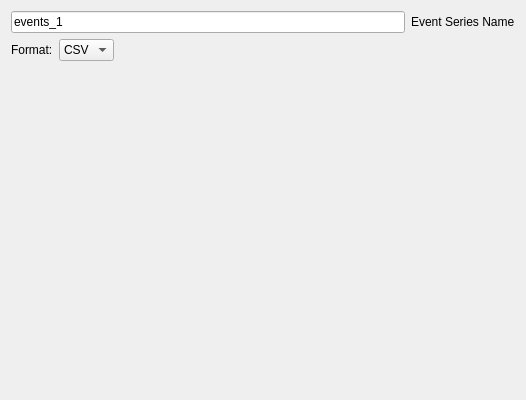
<?xml version="1.0" encoding="UTF-8"?>
<ui version="4.0">
 <class>DigitalEventImport_Widget</class>
 <widget class="QWidget" name="DigitalEventImport_Widget">
  <property name="geometry">
   <rect>
    <x>0</x>
    <y>0</y>
    <width>526</width>
    <height>400</height>
   </rect>
  </property>
  <property name="windowTitle">
   <string>Digital Event Import</string>
  </property>
  <layout class="QVBoxLayout" name="verticalLayout_2">
   <item>
    <layout class="QHBoxLayout" name="dataNameLayout">
     <item>
      <widget class="QLineEdit" name="data_name_text">
       <property name="text">
        <string>events_1</string>
       </property>
      </widget>
     </item>
     <item>
      <widget class="QLabel" name="label_data_name">
       <property name="text">
        <string>Event Series Name</string>
       </property>
      </widget>
     </item>
    </layout>
   </item>
   <item>
    <layout class="QHBoxLayout" name="loaderTypeLayout">
     <item>
      <widget class="QLabel" name="label_loader_type">
       <property name="text">
        <string>Format:</string>
       </property>
      </widget>
     </item>
     <item>
      <widget class="QComboBox" name="loader_type_combo">
       <item>
        <property name="text">
         <string>CSV</string>
        </property>
       </item>
      </widget>
     </item>
     <item>
      <spacer name="loaderTypeSpacer">
       <property name="orientation">
        <enum>Qt::Orientation::Horizontal</enum>
       </property>
       <property name="sizeHint" stdset="0">
        <size>
         <width>40</width>
         <height>20</height>
        </size>
       </property>
      </spacer>
     </item>
    </layout>
   </item>
   <item>
    <widget class="QStackedWidget" name="stacked_loader_options">
     <property name="currentIndex">
      <number>0</number>
     </property>
     <widget class="CSVDigitalEventImport_Widget" name="csv_event_import"/>
    </widget>
   </item>
   <item>
    <spacer name="verticalSpacer">
     <property name="orientation">
      <enum>Qt::Orientation::Vertical</enum>
     </property>
     <property name="sizeHint" stdset="0">
      <size>
       <width>20</width>
       <height>40</height>
      </size>
     </property>
    </spacer>
   </item>
  </layout>
 </widget>
 <customwidgets>
  <customwidget>
   <class>CSVDigitalEventImport_Widget</class>
   <extends>QWidget</extends>
   <header>DigitalTimeSeries/CSV/CSVDigitalEventImport_Widget.hpp</header>
   <container>1</container>
  </customwidget>
 </customwidgets>
 <resources/>
 <connections/>
</ui>
